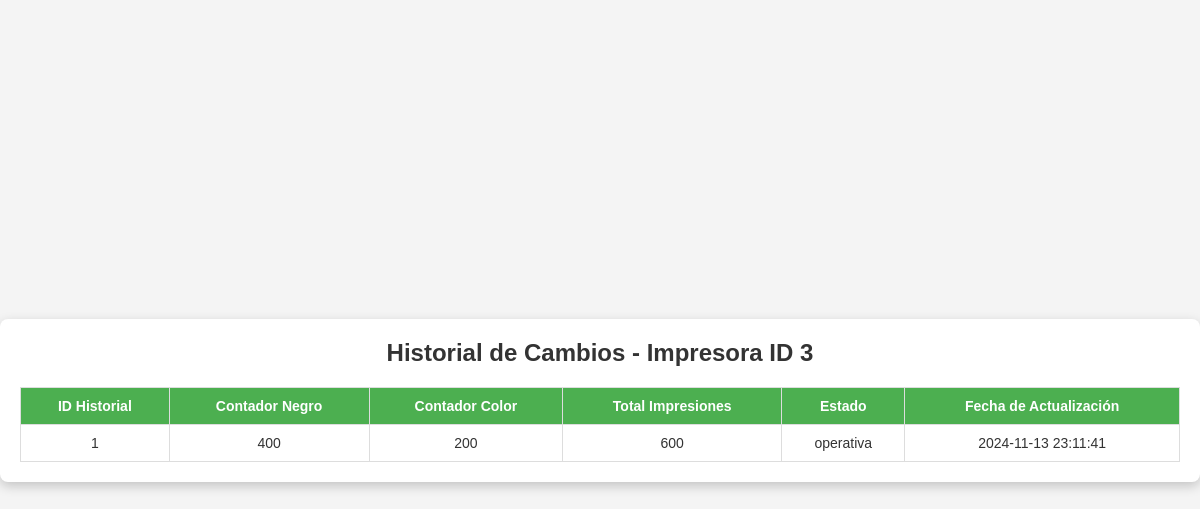
Page /views/ver_historial.php?id=3 (signed in) on the committed database.
### tables this page shows
CREATE TABLE historial_impresoras (
    id INT AUTO_INCREMENT PRIMARY KEY,
    id_impresora INT,
    contador_negro INT,
    contador_color INT,
    total_impresiones INT,
    estado VARCHAR(50),
    fecha_actualizacion TIMESTAMP DEFAULT CURRENT_TIMESTAMP,
    FOREIGN KEY (id_impresora) REFERENCES impresoras(id) ON DELETE CASCADE
);

### views/ver_historial.php (the view, shortened to what this page needs)
<?php
$conn = new mysqli('localhost', 'root', '', 'gestion_impresoras');
if (isset($_GET['id']) && is_numeric($_GET['id'])) {
    $id = $_GET['id'];
    $sql = "SELECT * FROM historial_impresoras WHERE id_impresora = ? ORDER BY fecha_actualizacion DESC";
    $stmt = $conn->prepare($sql);
    $stmt->bind_param("i", $id);
    $stmt->execute();
    $result = $stmt->get_result();
} else {
    die("ID de impresora no proporcionado o no válido.");
}
?>
<!DOCTYPE html>
<html lang="es">
<head>
    <link rel="stylesheet" href="../assets/css/styles.css">
</head>
<body>
    <div class="container">
        <h1>Historial de Cambios - Impresora ID <?php echo htmlspecialchars($id); ?></h1>
        <?php if ($result->num_rows > 0): ?>
            <table>
                <thead>
                    <tr>
                        <th>ID Historial</th>
                        <th>Contador Negro</th>
                        <th>Contador Color</th>
                        <th>Total Impresiones</th>
                        <th>Estado</th>
                        <th>Fecha de Actualización</th>
                    </tr>
                </thead>
                <tbody>
                    <?php while ($row = $result->fetch_assoc()): ?>
                        <tr>
                            <td><?php echo htmlspecialchars($row['id']); ?></td>
                            <td><?php echo htmlspecialchars($row['contador_negro']); ?></td>
                            <td><?php echo htmlspecialchars($row['contador_color']); ?></td>
                            <td><?php echo htmlspecialchars($row['total_impresiones']); ?></td>
                            <td><?php echo htmlspecialchars($row['estado']); ?></td>
                            <td><?php echo htmlspecialchars($row['fecha_actualizacion']); ?></td>
                        </tr>
                    <?php endwhile; ?>
                </tbody>
            </table>
        <?php else: ?>
            <p>No hay registros en el historial para esta impresora.</p>
        <?php endif; ?>
    </div>
</body>
</html>

### assets/css/styles.css (style rules this page uses)
* { margin: 0; padding: 0; box-sizing: border-box; }
body { font-family: Arial, sans-serif; background-color: #f4f4f4; color: #333; display: flex; justify-content: center; align-items: center; min-height: 100vh; margin: 0; }
.container { width: 100%; max-width: 1200px; background-color: #fff; padding: 20px; border-radius: 8px; box-shadow: 0 4px 12px rgba(0, 0, 0, 0.2); margin: 20px auto; text-align: center; }
h1 { font-size: 24px; margin-bottom: 20px; color: #333; }
table { width: 100%; border-collapse: collapse; margin-top: 20px; font-size: 14px; }
thead { background-color: #4caf50; color: white; }
th, td { padding: 10px; text-align: center; border: 1px solid #ddd; }

### rows in the picture
historial_impresoras: id "1", contador_negro "400", contador_color "200", total_impresiones "600", estado "operativa", fecha_actualizacion "2024-11-13 23:11:41"

### other values in the picture
$id "3"
